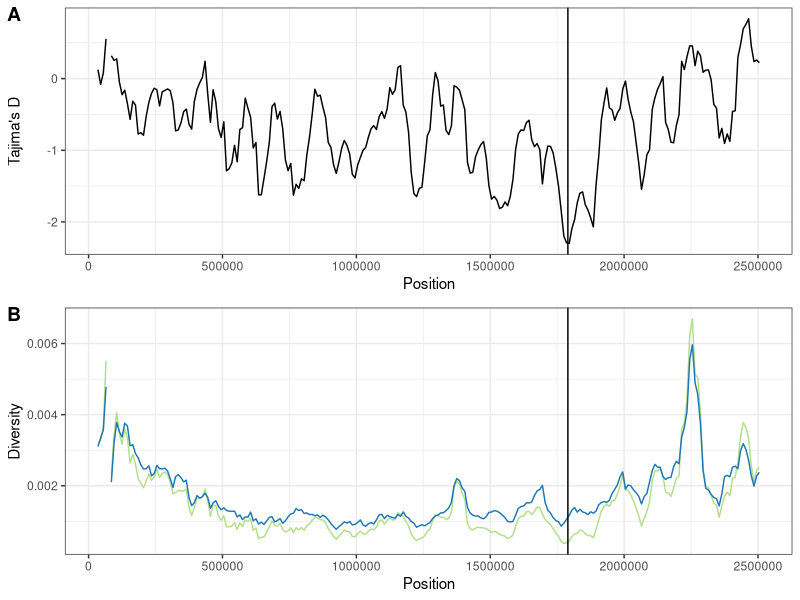
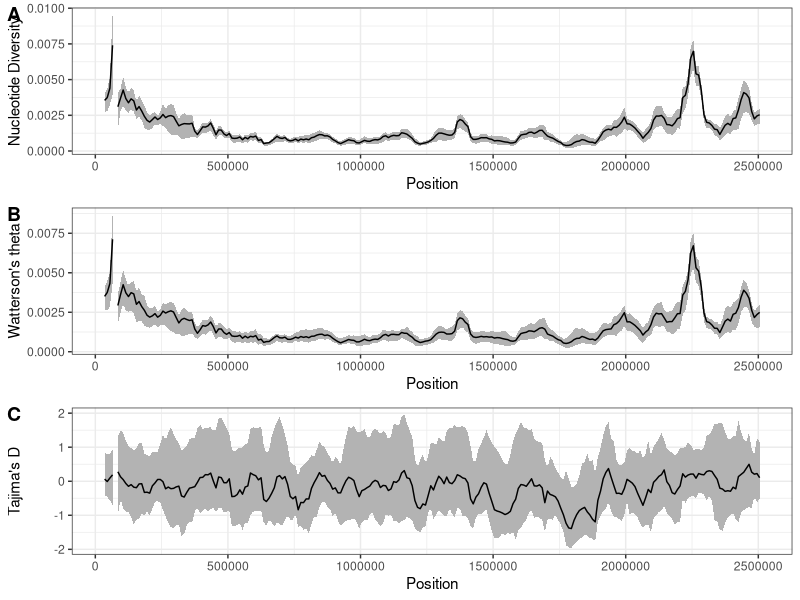

Recreate these plots in R, in order.
library(ggplot2)
library(cowplot)
library(dplyr)
library(reshape2)

sapros_stats <- read.delim("egglib/windowStats_masked_sapro_merged_withRef_101216.txt", na.strings="None")
lineageU_stats <- read.delim("egglib/windowStats_masked_lineageU.txt", na.strings="None")

sapros_stats$Position <- (sapros_stats$Stop + sapros_stats$Start)/2
lineageU_stats$Position <- (lineageU_stats$Stop + lineageU_stats$Start)/2
windows <- data.frame(c(1760000), 
                     c(1820000), 
                     c(0), 
                     c(max(lineageU_stats$Pi, na.rm = TRUE)), 
                     c(min(lineageU_stats$TajimasD, na.rm = TRUE)), 
                     c(max(lineageU_stats$TajimasD, na.rm = TRUE)))
colnames(windows) <- c("start","stop", "zero", "maxPi", "minTD", "maxTD")

TD <- ggplot(lineageU_stats, aes(x=Position, y=TajimasD)) + 
  geom_line() + 
  xlab("Position") + ylab("Tajima's D") + theme_bw() + 
#  annotate("rect", xmin = 1809572, xmax = 1813963, ymin = -Inf, ymax = windows$minTD, color="pink" )
  geom_vline(xintercept = 1790000)
#  geom_rect(data = windows, aes(xmin=start, 
#                                xmax=stop, 
#                                ymin=-Inf, 
#                                ymax=Inf,
#                                fill="grey10",
#                                alpha=0.1),
#            show.legend=FALSE, inherit.aes=FALSE)


div <- ggplot(lineageU_stats) + 
  geom_line(aes(x=Position, y=Pi), color=c("#b2df8a")) + 
  geom_line(aes(x=Position, y=Theta), color=c("#1f78b4")) +
  xlab("Position") + ylab("Diversity") + theme_bw() + 
#  annotate("rect", xmin = 1809572, xmax = 1813963, ymin = -Inf, ymax = 0 , color = "pink")
  geom_vline(xintercept = 1790000)
#  geom_rect(data = windows, aes(xmin=start, 
#                xmax=stop, 
#                ymin=-Inf, 
#                ymax=Inf,
#                fill="grey10",
#                alpha=0.1),
#                show.legend=FALSE, inherit.aes=FALSE)

plot_grid(TD, div, labels = c("A", "B"), nrow=2, align=("v"))


randomSample_pi <- read.delim("egglib/sampled_pi.txt", na.strings="None", header=F)

randomSample_pi.melt <- melt(randomSample_pi, id.vars = c("V1", "V2"))
colnames(randomSample_pi.melt) <- c("start", "stop", "sample", "Pi")
randomSample_pi.melt$position <- (randomSample_pi.melt$start + randomSample_pi.melt$stop)/2

pi <- randomSample_pi.melt %>%
  group_by(position) %>%
  summarise(min_pi = min(Pi), max_pi = max(Pi), mean_pi = mean(Pi))

pi_plot <- ggplot(pi, aes(x=position)) + 
  geom_ribbon(aes(ymin = min_pi, ymax = max_pi), fill = "grey70") +
  geom_line(aes(y=mean_pi)) + 
  xlab("Position") + ylab("Nucleotide Diversity") + theme_bw()

randomSample_theta <- read.delim("egglib/sampled_theta.txt", na.strings="None", header=F)

randomSample_theta.melt <- melt(randomSample_theta, id.vars = c("V1", "V2"))
colnames(randomSample_theta.melt) <- c("start", "stop", "sample", "Theta")
randomSample_theta.melt$position <- (randomSample_theta.melt$start + randomSample_theta.melt$stop)/2

theta <- randomSample_theta.melt %>%
  group_by(position) %>%
  summarise(min_theta = min(Theta), max_theta = max(Theta), mean_theta = mean(Theta))

theta_plot <- ggplot(theta, aes(x=position)) + 
  geom_ribbon(aes(ymin = min_theta, ymax = max_theta), fill = "grey70") +
  geom_line(aes(y=mean_theta)) + 
  xlab("Position") + ylab("Watterson's theta") + theme_bw()


randomSample_td <- read.delim("egglib/sampled_tajimasD.txt", na.strings="None", header=F)
randomSample_td.melt <- melt(randomSample_td, id.vars = c("V1", "V2"))
colnames(randomSample_td.melt) <- c("start", "stop", "sample", "TD")
randomSample_td.melt$position <- (randomSample_td.melt$start + randomSample_td.melt$stop)/2

td <- randomSample_td.melt %>%
  group_by(position) %>%
  summarise(min_td = min(TD), max_td = max(TD), mean_td = mean(TD))

td_plot <- ggplot(td, aes(x=position)) + 
  geom_ribbon(aes(ymin = min_td, ymax = max_td), fill = "grey70") +
  geom_line(aes(y=mean_td)) + 
  xlab("Position") + ylab("Tajima's D") + theme_bw()

plot_grid(pi_plot, theta_plot, td_plot, labels = c("A", "B", "C"), nrow=3, align=("v"))

